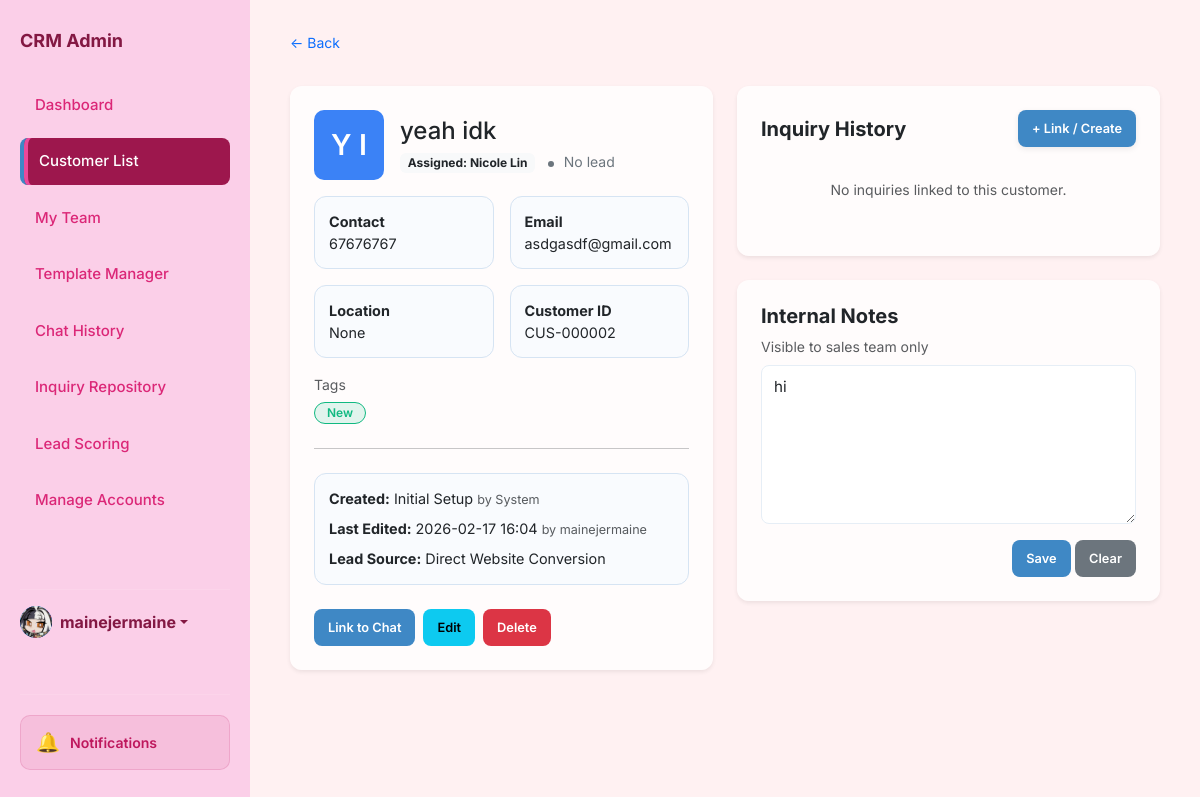
Page /customer/2 (signed in) on the earlier database version.
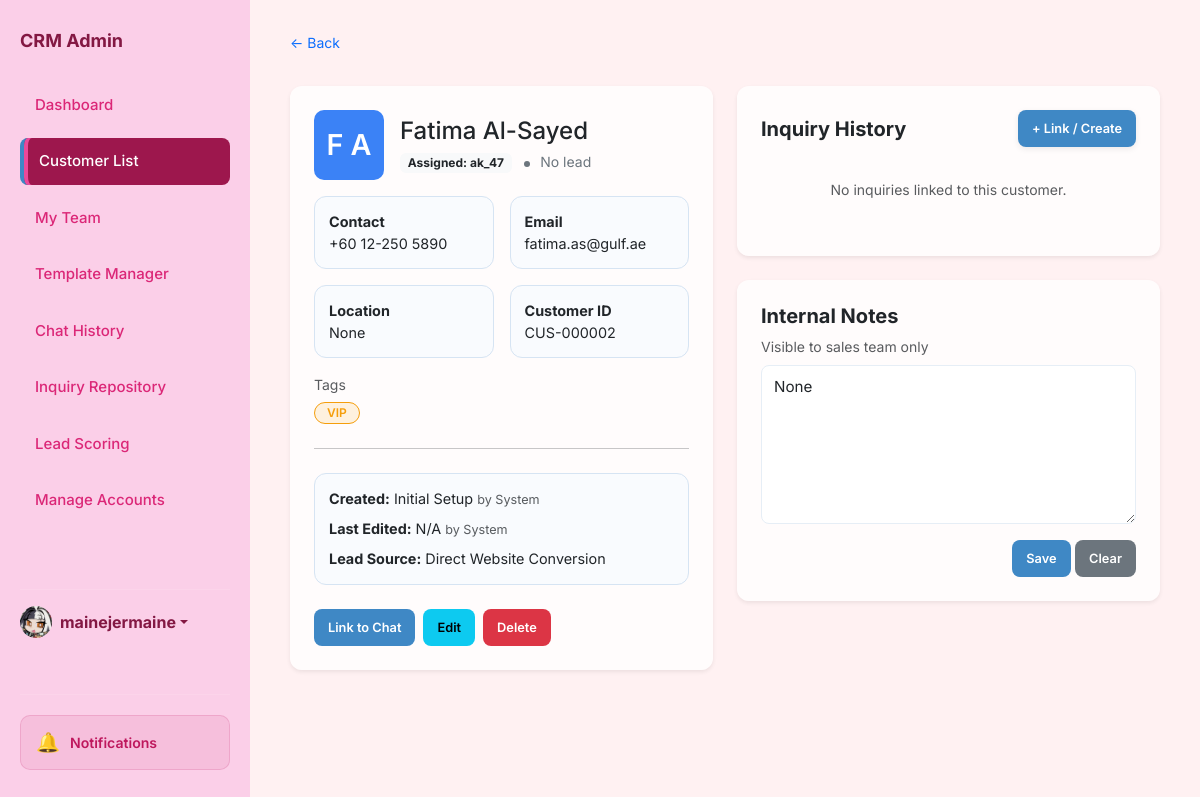
Same page on the later database version.
### app.py (models this page shows, shortened)
class Customer(db.Model):
    id = db.Column(db.Integer, primary_key=True)
    name = db.Column(db.String(100), nullable=False)
    email = db.Column(db.String(120), unique=True)
    phone = db.Column(db.String(20))
    location = db.Column(db.String(100))
    assigned_staff = db.Column(db.String(100))
    status = db.Column(db.String(50), default="Active")
    tags = db.Column(db.String(200)) # Stored as "VIP,New,Returning"
    notes = db.Column(db.Text)
    last_contact = db.Column(db.String(50))
    created_at = db.Column(db.String(50))
    created_by = db.Column(db.String(100))
    updated_at = db.Column(db.String(50))
    updated_by = db.Column(db.String(100))

class User(db.Model):
    id = db.Column(db.Integer, primary_key=True)
    username = db.Column(db.String(80), unique=True, nullable=False)
    password = db.Column(db.String(200), nullable=False)
    name = db.Column(db.String(100), default='Admin')
    bio = db.Column(db.Text, default='')
    profile_picture = db.Column(db.String(200), default='https://ui-avatars.com/api/?name=Admin&background=random')
    role = db.Column(db.String(20), default='agent') # super_admin, agent
    preferences = db.Column(db.Text, default='{}') # Stores dashboard layout/stats as JSON
    last_active = db.Column(db.String(50))
    team_id = db.Column(db.Integer, db.ForeignKey('team.id'), nullable=True)
    team_role = db.Column(db.String(20)) # leader, vice_leader, member
    last_active_team_chat = db.Column(db.String(50)) # Timestamp of last time user viewed team chat

### app.py (the view)
@app.route('/customer/<int:id>')
def customer_profile(id):
    customer = Customer.query.get_or_404(id)
    tag_colors = {
        'VIP': '#f59e0b',
        'New': '#10b981',
        'Returning': '#3b82f6',
        'Hot Lead': '#ef4444',
        'Cold Lead': '#6b7280',
        'Premium': '#8b5cf6',
        'Enterprise': '#ec4899'
    }
    users = User.query.all()
    total_lead_score = 0
    for s in customer.chat_sessions:
        total_lead_score += calculate_session_score(s)
    return render_template('customer_details.html', c=customer, tags_inventory=get_tags_inventory(), tag_colors=tag_colors, users=users, total_lead_score=total_lead_score)

### app.py (called while the page is built)
@app.context_processor
def context_processor():
    from flask import g
    return dict(
        team_pending_requests_count=getattr(g, 'team_pending_requests_count', 0),
        unread_team_messages=getattr(g, 'unread_team_messages', False)
    )

@app.context_processor
def inject_user_preferences():
    theme = 'light'
    if has_request_context() and 'user_id' in session:
        user_id = session.get('user_id')
        user = User.query.get(user_id)
        if user and user.preferences:
            try:
                import json
                prefs = json.loads(user.preferences)
                theme = prefs.get('theme', 'light')
            except:
                pass
    return dict(current_theme=theme)

### templates/customer_details.html (shortened to what the changed rows need)
<!DOCTYPE html>
<html lang="en">
<head>
    <link href="https://cdn.jsdelivr.net/npm/bootstrap@5.3.0/dist/css/bootstrap.min.css" rel="stylesheet">
    <link rel="stylesheet" href="https://cdn.jsdelivr.net/npm/bootstrap-icons@1.11.1/font/bootstrap-icons.css">
    <link rel="stylesheet" href="{{ url_for('static', filename='style.css') }}">
</head>
<body id="page-customers"
    class="{% if current_theme and current_theme != 'light' %}theme-{{ current_theme }}{% endif %}">
    <aside class="sidebar">
        <h2>CRM Admin</h2>
    </aside>
    <main class="main">
        <div class="row g-4 mt-2">
            <div class="col-lg-6">
                <div class="card p-4 shadow-sm border-0">
                    <div class="d-flex align-items-center mb-3">
                        {% set parts = c.name.strip().split() %}
                        <div class="avatar-circle me-3" style="width:70px;height:70px;font-size:1.8rem;">
                            {{ parts[0][0]|upper }}
                            {% if parts|length > 1 %}
                            {{ parts[-1][0]|upper }}
                            {% endif %}
                        </div>
                        <div>
                            <h4 class="mb-1">{{ c.name }}</h4>
                            <span class="badge bg-light text-dark">
                                {% set active_session = c.chat_sessions | selectattr('status', 'equalto', 'agent_active') | first %}
                                Assigned: {% if active_session and active_session.assigned_agent %}{{ active_session.assigned_agent.name }}{% else %}no agent has been assigned{% endif %}
                            </span>
                            <span class="ms-2 small {% if total_lead_score > 0 %}text-success{% else %}text-secondary{% endif %}">
                                <span class="status-dot" style="background: {% if total_lead_score > 0 %}#4caf50{% else %}#6c757d{% endif %};"></span>
                                {% if total_lead_score > 0 %}Active lead{% else %}No lead{% endif %}
                            </span>
                        </div>
                    </div>
                    <div class="row g-3">
                        <div class="col-md-6">
                            <div class="info-box"><strong>Contact</strong><br>{{ c.phone or 'N/A' }}</div>
                        </div>
                        <div class="col-md-6">
                            <div class="info-box"><strong>Email</strong><br>{{ c.email }}</div>
                        </div>
                        <div class="col-md-6">
                            <div class="info-box"><strong>Location</strong><br>{{ c.location or 'Singapore' }}</div>
                        </div>
                        <div class="col-md-6">
                            <div class="info-box"><strong>Customer ID</strong><br>CUS-{{ "%06d"|format(c.id) }}</div>
                        </div>
                    </div>
                    <div class="mt-3">
                        <div class="text-muted small mb-1">Tags</div>
                        {% if c.tags %}
                        {% for tag in c.tags.split(',') %}
                        <span class="tag" style="
                      background: {{ tag_colors.get(tag, '#ccc') }}20;
                      color: {{ tag_colors.get(tag, '#555') }};
                      border: 1px solid {{ tag_colors.get(tag, '#ccc') }};
                  ">
                            {{ tag }}
                        </span>
                        {% endfor %}
                        {% else %}
                        <span class="text-muted small">No tags</span>
                        {% endif %}
                    </div>
                    <div class="info-box mb-4">
                        <div class="mb-2"><strong>Created:</strong> {{ c.created_at or "Initial Setup" }}
                            <span class="text-muted small">by {{ c.created_by or "System" }}</span>
                        </div>
                        <div class="mb-2"><strong>Last Edited:</strong> {{ c.updated_at or c.created_at or "N/A" }}
                            <span class="text-muted small">by {{ c.updated_by or c.created_by or "System" }}</span>
                        </div>
                        <div><strong>Lead Source:</strong> Direct Website Conversion</div>
                    </div>
                </div>
            </div>
            <div class="col-lg-6">
                <div class="card p-4 shadow-sm border-0">
                    <h5 class="fw-bold">Internal Notes</h5>
                    <div class="text-muted small mb-2">Visible to sales team only</div>
                    <textarea class="form-control mb-3" rows="6" id="customerNotes">{{ c.notes or '' }}</textarea>
                    <div class="text-end">
                        <button class="btn btn-primary btn-sm" onclick="saveNotes(event)" data-customer-id="{{ c.id }}">
                        </button>
                        <button class="btn btn-secondary btn-sm"
                            onclick="document.getElementById('customerNotes').value=''">
                        </button>
                    </div>
                </div>
            </div>
        </div>
    </main>
</body>
</html>

Differences in the rows shown:
no longer on this page (row unchanged): User: assigned_agent.name "Nicole Lin"
changed Customer "None": name "yeah idk" → "Fatima Al-Sayed"; phone "67676767" → "+60 12-250 5890"; email "asdgasdf@gmail.com" → "fatima.as@gulf.ae"; tags "New" → "VIP"; updated_at+created_at "2026-02-17 16:04" → "N/A"; updated_by+created_by "mainejermaine" → "System"; notes "hi" → "None"
now on this page (row unchanged): User: assigned_agent.name "ak_47"
Other differences:
{{ parts[0][0]|upper }}: "Y" → "F"
{{ parts[-1][0]|upper }}: "I" → "A"
